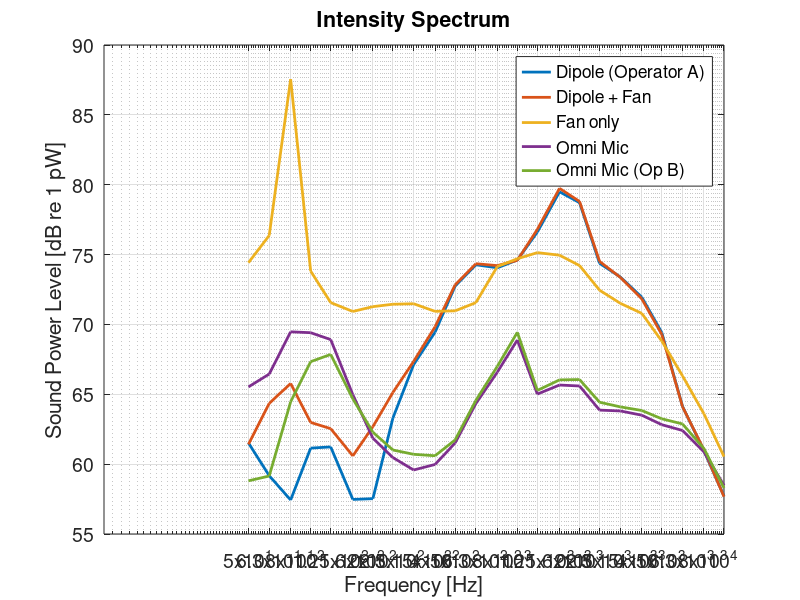

Write the MATLAB code that produced this figure. (Note: this script raises an error after producing the figure.)
%%

clear;
close all;
clc;
addpath(genpath('scripts'))
addpath(genpath("functions"))
addpath(genpath("datas"))

%% ---- Import Data

load('Lab_5_data.mat'); % load data

%% --- SETTINGS ---
lineWidth = 2;
fontSize = 14;
figureSize = [100, 100, 1000, 600];

% Frequency tick labels for 1/3 octave bands
freq_labels = f_IS;

%% --- CONVERT INTENSITY SPECTRUM DATA TO dB re 1 pW ---
Dipole_IS      = 10 * log10(Dipole_IS      / 1e-12);
Dipole_fan_IS  = 10 * log10(Dipole_fan_IS  / 1e-12);
Fan_IS         = 10 * log10(Fan_IS         / 1e-12);
Omni_IS        = 10 * log10(Omni_IS        / 1e-12);
Omni_1_IS      = 10 * log10(Omni_1_IS      / 1e-12);
% and PI data is already in dB

%% --- PLOT: INTENSITY SPECTRUM (IS) ---
figure('Position', figureSize);
semilogx(f_IS, Dipole_IS,     'DisplayName','Dipole (Operator A)', 'LineWidth', lineWidth);
hold on;
semilogx(f_IS, Dipole_fan_IS, 'DisplayName','Dipole + Fan',        'LineWidth', lineWidth);
semilogx(f_IS, Fan_IS,        'DisplayName','Fan only',            'LineWidth', lineWidth);
semilogx(f_IS, Omni_IS,       'DisplayName','Omni Mic',            'LineWidth', lineWidth);
semilogx(f_IS, Omni_1_IS,     'DisplayName','Omni Mic (Op B)',     'LineWidth', lineWidth);
hold off;
grid on;
title('Intensity Spectrum', 'FontSize', fontSize + 2);
xlabel('Frequency [Hz]', 'FontSize', fontSize);
ylabel('Sound Power Level [dB re 1 pW]', 'FontSize', fontSize);
legend('FontSize', fontSize);
set(gca, 'FontSize', fontSize);
xticks(freq_labels);
xticklabels(string(freq_labels));
xlim([50, 10000]);
ylim auto;

%% --- PLOT: PI INDEX SPECTRUM ---
figure('Position', figureSize);
semilogx(f_PI, Dipole_PI,     'DisplayName','Dipole (Op A)',       'LineWidth', lineWidth);
hold on;
semilogx(f_PI, Dipole_fan_PI, 'DisplayName','Dipole + Fan',        'LineWidth', lineWidth);
semilogx(f_PI, Fan_PI,        'DisplayName','Fan only',            'LineWidth', lineWidth);
semilogx(f_PI, Omni_PI,       'DisplayName','Omni Mic',            'LineWidth', lineWidth);
semilogx(f_PI, Omni_1_PI,     'DisplayName','Omni Mic (Op B)',     'LineWidth', lineWidth);
hold off;
grid on;
title('PI Index Spectrum (Signal 1, Signal 2)', 'FontSize', fontSize + 2);
xlabel('Frequency [Hz]', 'FontSize', fontSize);
ylabel('PI Index [dB]', 'FontSize', fontSize);
legend('Location','northeast', 'FontSize', fontSize);
set(gca, 'FontSize', fontSize);
xticks(freq_labels);
xticklabels(string(freq_labels));
xlim([50, 10000]);
ylim auto;
